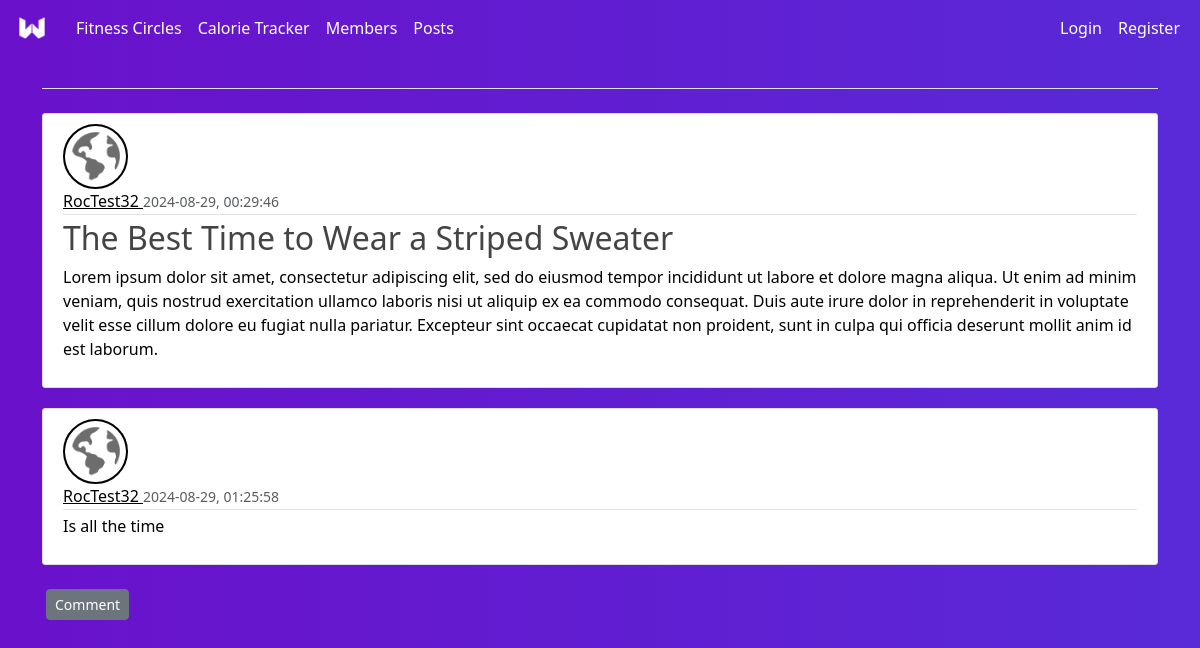
Page /post/7 on the committed database.
### WeeklyWeighIn/models.py (models this page shows, shortened)
class Users(db.Model, UserMixin):
    id = db.Column(db.Integer, primary_key=True)
    first_name = db.Column(db.String(20), nullable=False)
    last_name = db.Column(db.String(20), nullable=False)
    username = db.Column(db.String(20), unique=True, nullable=False)
    email = db.Column(db.String(120), unique=True, nullable=False)
    image_file = db.Column(db.String(20), nullable=False, default='default.jpg')
    password = db.Column(db.String(60), nullable=False)
    posts = db.relationship('Post', backref='author', lazy=True)
    comments = db.relationship('Comment', backref='comment_author', lazy=True)

class Post(db.Model):
    id = db.Column(db.Integer, primary_key=True)
    title = db.Column(db.String(100), nullable=False)
    date_posted = db.Column(db.DateTime, nullable=False, default=datetime.utcnow)
    content = db.Column(db.Text, nullable=False)
    user_id = db.Column(db.Integer, db.ForeignKey('users.id'), nullable=False)
    comments = db.relationship('Comment', backref='post', lazy=True)

class Comment(db.Model):
    id = db.Column(db.Integer, primary_key=True)
    date_posted = db.Column(db.DateTime, nullable=False, default=datetime.utcnow)
    content = db.Column(db.Text, nullable=False)
    user_id = db.Column(db.Integer, db.ForeignKey('users.id'), nullable=False)
    post_id = db.Column(db.Integer, db.ForeignKey('post.id'), nullable=False)

### WeeklyWeighIn/routes.py (the view)
@app.route("/post/<int:post_id>", methods=['GET', 'POST'])
def post(post_id):
    post = Post.query.get_or_404(post_id)
    form = CommentForm()
    comments = Comment.query.filter_by(post_id=post.id).order_by(Comment.date_posted.desc()).all()
    if form.validate_on_submit():
        comment = Comment(content=form.content.data, post_id=post.id, user_id=current_user.id)
        db.session.add(comment)
        db.session.commit()
        flash('Your comment has been added!', 'success')
        return redirect(url_for('post', post_id=post.id))
    return render_template('post.html', post=post, comments=comments, form=form)

### WeeklyWeighIn/templates/post.html (shortened to what this page needs)
{% extends 'base.html' %}
{% block content %}
<div class="container">
    <article class="media content-section">
        <img class="rounded-circle article-img"
            src="{{ url_for('static', filename='photos/profile_pics/' + post.author.image_file) }}" alt="I"
            style="border: 2px solid #000000; background-color: #6d6d6d">
        <div class="media-body">
            <div class="article-metadata">
                <a class="mr-2" href="{{ url_for('user_posts', username=post.author.username)}}" style="color: black;">
                    {{ post.author.username }}
                </a>
                <small class="text-muted">{{ post.date_posted.strftime('%Y-%m-%d, %H:%M:%S') }}</small>
            </div>
            <h2 class="article-title">{{ post.title }}</h2>
            <p class="article-content" style="color: black;">{{ post.content }}</p>
        </div>
    </article>
    {% for comment in comments %}
    <article class="media content-section">
        <img class="rounded-circle article-img"
            src="{{ url_for('static', filename='photos/profile_pics/' + comment.comment_author.image_file) }}" alt="I"
            style="border: 2px solid #000000; background-color: #6d6d6d">
        <div class="media-body">
            <div class="article-metadata">
                <a class="mr-2" href="{{ url_for('user_posts', username=comment.comment_author.username)}}"
                    style="color: black;">
                    {{ comment.comment_author.username }}
                </a>
                <small class="text-muted">{{ comment.date_posted.strftime('%Y-%m-%d, %H:%M:%S') }}</small>
            </div>
            <p class="article-content" style="color: black;">{{ comment.content }}</p>
        </div>
    </article>
    {% endfor %}
        <button class="btn btn-secondary btn-sm m-1" onclick="toggleCommentForm()">Comment</button>
</div>
{% endblock %}

### WeeklyWeighIn/static/css/styles.css (style rules this page uses)
body { background: #6a11cb; background: -webkit-linear-gradient(to right, rgba(106, 17, 203, 1), rgba(37, 117, 252, 1)); background: linear-gradient(to right, rgba(106, 17, 203, 1), rgba(37, 117, 252, 1)); overflow: hidden; }
h1, h2, h3, h4, h5, h6 { color: #444444; }
.content-section { background: #ffffff; padding: 10px 20px; border: 1px solid #dddddd; border-radius: 3px; margin-bottom: 20px; }
.article-title { color: #444444; }
.article-content { white-space: pre-line; }
.article-img { height: 65px; width: 65px; margin-right: 16px; }
.article-metadata { padding-bottom: 1px; margin-bottom: 4px; border-bottom: 1px solid #e3e3e3 }

### WeeklyWeighIn/templates/base.html (style rules this page uses)
body { background: linear-gradient(to right, rgba(106, 17, 203, 1), rgba(37, 117, 252, 1)); background-size: 400% 400%; animation: gradient 15s ease infinite; height: 100vh; color: white; overflow: auto; }
h1, h2, h3 { color: white; }
li, a { color: white; }

### WeeklyWeighIn/templates/post.html (style rules this page uses)
body { overflow: auto; }
.btn { color: white; }

### rows in the picture
Users: image_file (picture), author.username "RocTest32"
Post: date_posted "2024-08-29, 00:29:46", title "The Best Time to Wear a Striped Sweater", content "Lorem ipsum dolor sit amet, consectetur adipiscing elit, sed do eiusmod tempor incididunt ut labore et dolore magna aliqua. Ut enim ad minim veniam, quis nostrud exercitation ullamco laboris nisi ut aliquip ex ea commodo consequat. Duis aute irure dolor in reprehenderit in voluptate velit esse cillum dolore eu fugiat nulla pariatur. Excepteur sint occaecat cupidatat non proident, sunt in culpa qui officia deserunt mollit anim id est laborum."
Comment: image_file (picture), comment_author.username "RocTest32", date_posted "2024-08-29, 01:25:58", content "Is all the time"
